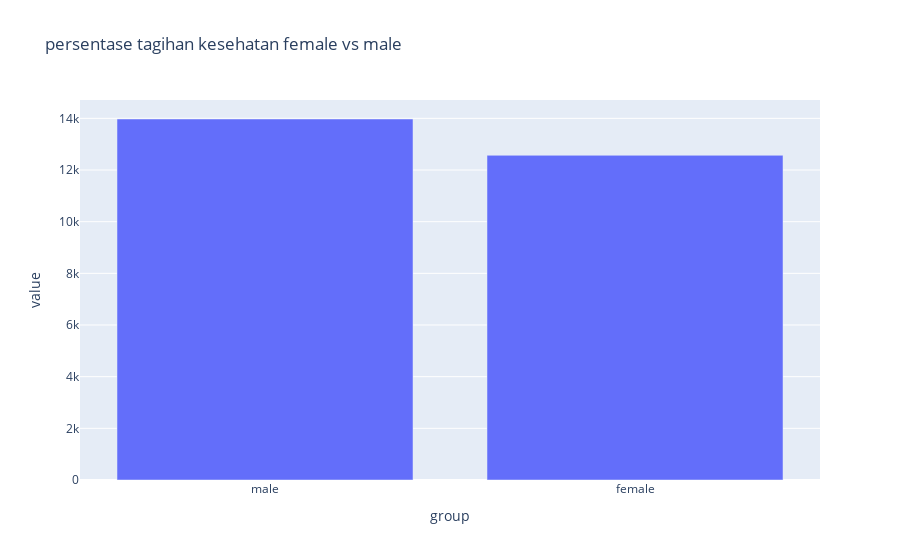

This figure's notebook cell:
### Code cell
import plotly.express as px

df2 = pd.DataFrame(dict(
    group = ["male", "female"],
    value = [male, female]))

fig = px.bar(df2, x = 'group', y = 'value', title='persentase tagihan kesehatan female vs male')

fig.show()

### Figure 1 — Plotly figure (JSON) as saved in the notebook; plotly's stock layout.template omitted (floating-point values rounded to 4 significant figures)
{"data": [{"alignmentgroup": "True", "hovertemplate": "group=%{x}<br>value=%{y}<extra></extra>", "legendgroup": "", "marker": {"color": "#636efa", "pattern": {"shape": ""}}, "name": "", "offsetgroup": "", "orientation": "v", "showlegend": false, "textposition": "auto", "type": "bar", "x": ["male", "female"], "xaxis": "x", "y": [13970.0, 12570.0], "yaxis": "y"}], "layout": {"barmode": "relative", "legend": {"tracegroupgap": 0}, "title": {"text": "persentase tagihan kesehatan female vs male"}, "xaxis": {"anchor": "y", "domain": [0, 1], "title": {"text": "group"}}, "yaxis": {"anchor": "x", "domain": [0, 1], "title": {"text": "value"}}}}
